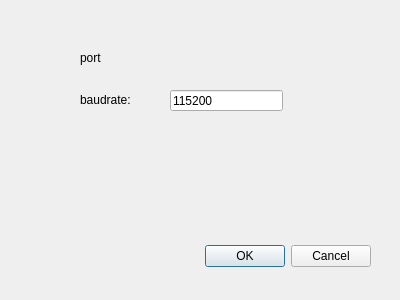
<?xml version="1.0" encoding="UTF-8"?>
<ui version="4.0">
 <class>PortSelectDialog</class>
 <widget class="QDialog" name="PortSelectDialog">
  <property name="geometry">
   <rect>
    <x>0</x>
    <y>0</y>
    <width>400</width>
    <height>300</height>
   </rect>
  </property>
  <property name="windowTitle">
   <string>Dialog</string>
  </property>
  <widget class="QDialogButtonBox" name="buttonBox">
   <property name="geometry">
    <rect>
     <x>30</x>
     <y>240</y>
     <width>341</width>
     <height>32</height>
    </rect>
   </property>
   <property name="orientation">
    <enum>Qt::Horizontal</enum>
   </property>
   <property name="standardButtons">
    <set>QDialogButtonBox::Cancel|QDialogButtonBox::Ok</set>
   </property>
  </widget>
  <widget class="QLabel" name="label">
   <property name="geometry">
    <rect>
     <x>80</x>
     <y>90</y>
     <width>72</width>
     <height>20</height>
    </rect>
   </property>
   <property name="text">
    <string>baudrate:</string>
   </property>
  </widget>
  <widget class="QLineEdit" name="lineEdit">
   <property name="geometry">
    <rect>
     <x>170</x>
     <y>90</y>
     <width>113</width>
     <height>21</height>
    </rect>
   </property>
   <property name="text">
    <string>115200</string>
   </property>
  </widget>
  <widget class="QLabel" name="portLabel">
   <property name="geometry">
    <rect>
     <x>80</x>
     <y>50</y>
     <width>201</width>
     <height>16</height>
    </rect>
   </property>
   <property name="text">
    <string>port</string>
   </property>
  </widget>
 </widget>
 <resources/>
 <connections>
  <connection>
   <sender>buttonBox</sender>
   <signal>accepted()</signal>
   <receiver>PortSelectDialog</receiver>
   <slot>accept()</slot>
   <hints>
    <hint type="sourcelabel">
     <x>248</x>
     <y>254</y>
    </hint>
    <hint type="destinationlabel">
     <x>157</x>
     <y>274</y>
    </hint>
   </hints>
  </connection>
  <connection>
   <sender>buttonBox</sender>
   <signal>rejected()</signal>
   <receiver>PortSelectDialog</receiver>
   <slot>reject()</slot>
   <hints>
    <hint type="sourcelabel">
     <x>316</x>
     <y>260</y>
    </hint>
    <hint type="destinationlabel">
     <x>286</x>
     <y>274</y>
    </hint>
   </hints>
  </connection>
 </connections>
</ui>
